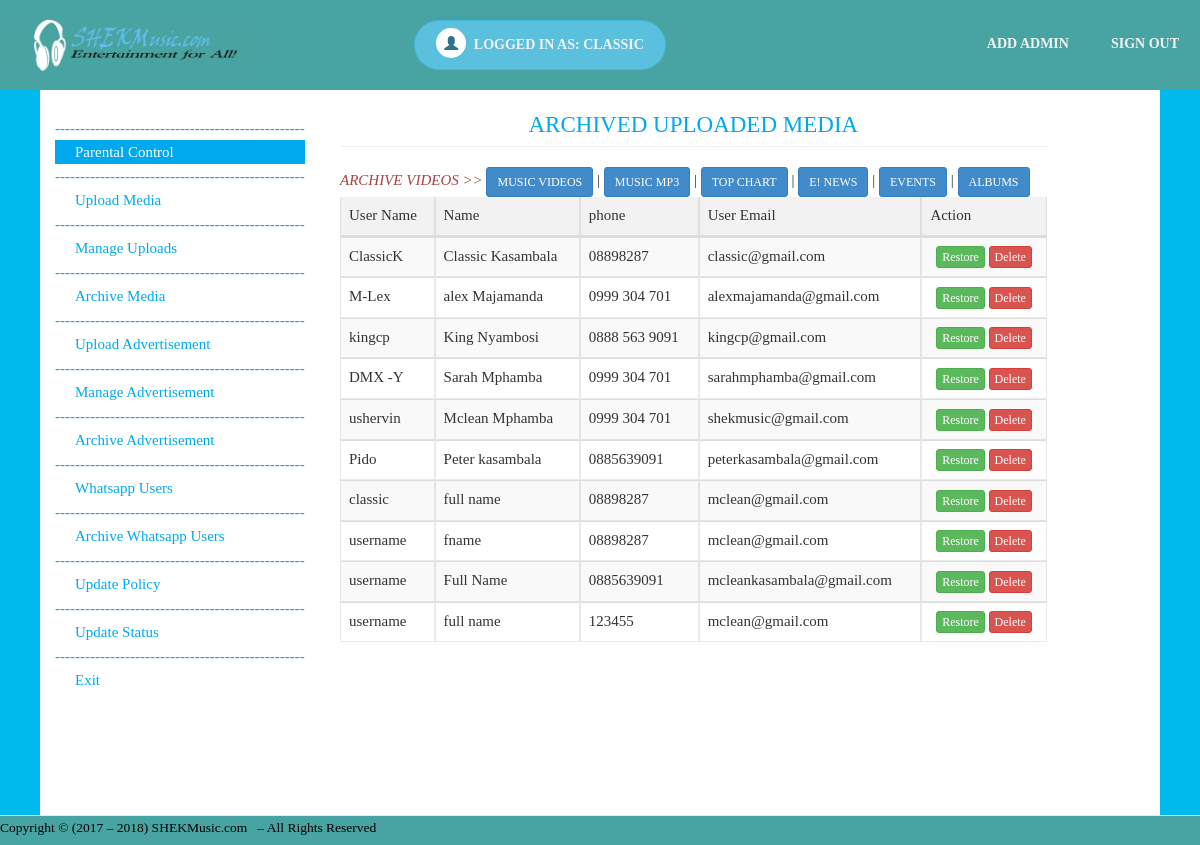
The app's page /administrator/archive-video.php (signed in) with its own data.
### tables this page shows
CREATE TABLE `users` (
  `id` int(11) NOT NULL,
  `username` varchar(225) NOT NULL,
  `full_name` varchar(255) NOT NULL,
  `phone` varchar(15) NOT NULL,
  `email` varchar(255) NOT NULL,
  `genre` varchar(255) NOT NULL,
  `password` varchar(32) NOT NULL,
  `sign_up_date` date NOT NULL,
  `activated` enum('0','1') NOT NULL
);

### administrator/archive-video.php (the view, shortened to what this page needs)
<?php
require_once('connections/functions.php');
require_once('connections/connect.php');
require_once('includes/header.php');
require_once('includes/mobile_mainnav.php');
require_once('includes/mainnav.php');
?> <br>
<?php
    include_once 'nav-sidebar.php';
?>
<div class="col-sm-8 col-xs-12 main" >
          <h2 class="page-header">
            ARCHIVED UPLOADED MEDIA
          </h2>
        <caption><i class='text-danger'>ARCHIVE VIDEOS >> </i><a href="archive-video.php" class="btn btn-primary btn-sm">MUSIC VIDEOS</a> | <a href="archive-audio.php" class="btn btn-primary btn-sm">MUSIC MP3</a> | <a href="archive-top-chart.php" class="btn btn-primary btn-sm">TOP CHART</a> | <a href="archive-news.php" class="btn btn-primary btn-sm">E! NEWS</a> | <a href="archive-events.php" class="btn btn-primary btn-sm">EVENTS</a> | <a href="archive-album.php" class="btn btn-primary btn-sm">ALBUMS</a>  </caption>
<br>
<div class="table-responsive" style=" margin-bottom:23%;">
            <table class="table table-striped">
              <thead>
                <tr>
                  <th>User Name</th>
                  <th>Name</th>
				   <th>phone</th>
				   <th>User Email</th>
					<th>Action</th>
                </tr>
              </thead>
              <tbody>
                <?php
						$qry="SELECT * FROM users ORDER BY id DESC";
						$result=$db->query($qry);
						if($result->num_rows>0){
							while($row = mysqli_fetch_array($result)){
								$id=$row['id'];
								$iduserdel=$row['id'];
								$uname=$row['username'];
								$name=$row['full_name'];
								$phone=$row['phone'];
								$email=$row['email'];
echo <<< EOF
	<tr>
		<td>$uname</td>
		<td>$name</td>
<td>$phone</td>
<td>$email</td>
<td style=" text-align: center;"><a href="#"> <input type="button" onclick="updateuser($id)" class="btn btn-success btn-xs" value="Restore"/></a> <a href="#"> <input onclick="myFunction($iduserdel)" type="button" class="btn btn-danger btn-xs" value="Delete"/></a></td>
	</tr>
EOF;
              }
			}
?>
              </tbody>
            </table>
          </div>
</div>
<?php load_footer(); ?>

### administrator/includes/header.php (shortened to what this page needs)
<!DOCTYPE html>
<html lang='en'>
<head>
<link href="bower_components/bootstrap/dist/css/bootstrap.min.css" rel="stylesheet">
<link href="bower_components/font-awesome/css/font-awesome.min.css" rel="stylesheet" type="text/css">
<link rel="stylesheet"  href="css/frontend.min.css" type="text/css" media="all">
<link rel="stylesheet"  href="css/extend-lib.css" type="text/css" media="all">
<link rel="stylesheet"  href="css/tn-style.min.css" type="text/css" media="all">
<link href="css/mystyles.css" rel="stylesheet">
</head>
<body class="archive tn-body-class">

### administrator/includes/mobile_mainnav.php (shortened to what this page needs)
<div class="tn-main-page-wrap">

### administrator/includes/mainnav.php (shortened to what this page needs)
<div class="tn-main-container">
<header class="clearfix">
<div class="tn-container clearfix">
<nav id="mainnav" class='navbar navbar-inverse navbar-fixed-top' style='background-image: url(images/navbar_bg.png); border-radius: 0px; color: #fff; border:none;'>
<div class='container-fluid' style='width:100%; '>
    <div class="site-logo" role="banner">
        <a itemprop="url" href=".">
            <img data-no-retina="" src="images/mainlogon.jpg" alt="SHEKMUSIC.COM"></a>
        </div>
    <ul class='nav navbar-nav navbar-right' style='margin-top: 20px'>
        <div id="menu-main" class="menu-my-menu-container">
            <ul id="menu-my-menu" class="menu">
                <li class="menu-item menu-item-type-custom" style="margin-right:300px;">
              <a class="btn icon-btn btn-info" href="#">
                <span class="glyphicon btn-glyphicon glyphicon-user img-circle text-info"></span>
                 logged in as: <?php
  $userid = $_SESSION['user_id'];
  $query = "SELECT * FROM admin WHERE id=$userid";
  $check = $db->query($query) or die($query);
  while ($row = mysqli_fetch_assoc($check)) {
    $username   = $row['username'];
  }
  echo $username;
?>
              </a>
                </li>
                <li class="menu-item menu-item-type-custom"><a href="add-admin.php">Add Admin</a></li>
                <li class="menu-item menu-item-type-post_type"><a href="logout.php">Sign out</a></li>
    </div>
</ul>
</div>
</nav>
</div>
</header>
<div class="row  container-fluid">
<div class="row main-content-wrap tn-section-content-wrap clearfix">

### administrator/nav-sidebar.php (shortened to what this page needs)
<div class="hidden-xs col-sm-3 sidebar-offcanvas" id="sidebar" role="navigation">
  <ul class="nav nav-sidebar">
    <br>
    <li class="active"><a href="index.php">Parental Control </a></li>
    <li><a href="upload_media.php">Upload Media</a></li>
    <li><a href="manage-uploads.php">Manage Uploads</a></li>
    <li><a href="archive-uploads.php">Archive Media</a></li>
    <li><a href="upload-adverts">Upload Advertisement</a></li>
    <li><a href="manage-adverts">Manage Advertisement</a></li>
    <li><a href="archive-adverts">Archive Advertisement</a></li>
    <li><a href="whatsapp-users.php">Whatsapp Users</a></li>
    <li><a href="whatsapp-users-archive.php">Archive Whatsapp Users</a></li>
    <li><a href="update-policy.php">Update Policy</a></li>
    <li><a href="update-status.php">Update Status</a></li>
    <li><a href="logout.php">Exit</a></li>
  </ul>
</div>

### administrator/connections/functions.php (shortened to what this page needs)
<?php
function load_footer(){
	$foot="
    <br>
<nav class='navbar navbar-default navbar-fixed-bottom' role='navigation' style='min-height: 30px; color: black; background-image: url(images/navbar_bg.png); margin-bottom: 0px; padding: 0px; border-radius: 0px;' clearfix>
    <div class='clearfix'></div>
        <div class='copyright pull-left'>
        	Copyright  &#169 (2017 – 2018) SHEKMusic.com  &nbsp; – All Rights Reserved
        </div>
</nav>
<a href='#' id='toTop' style='display: none;'>
	<span id='toTopHover'></span><i class='fa fa-long-arrow-up'></i></a>
</div>
</div>
    <script type='text/javascript' src='js/photon.min.js'></script>
    <script type='text/javascript' src='js/extend-lib.js'></script>
    <script type='text/javascript' src='js/retina.min.js'></script>
    <script type='text/javascript' src='js/tn-script.min.js'></script>
    <script type='text/javascript' src='js/module-ajax.js'></script>
    <div style='clear: both;'></div>
</body>
</html>";
	echo $foot;
}
?>

### administrator/css/mystyles.css (style rules this page uses)
.nav-sidebar { background-color: #ffffff; margin-right: -15px; margin-bottom: 20px; margin-left: -15px; margin-top: 20px; color: #00A9ED; }
.nav-sidebar > li > a { padding-right: 20px; padding-left: 20px; padding-bottom: 0px; padding-top: 0px; background: #fff; }
.nav-sidebar > .active > a { color: #fff; background-color: #00a9ed; }
.nav-sidebar > li + li:before { content: "--------------------------------------------------"; margin: 0px; padding: 0px; }
.main { padding: 20px; margin-top:20px; background-color: #fff; }
.main .page-header { margin-top: 0; color: #00A9ED; text-align: center; }
.btn-glyphicon { padding:8px; background:#ffffff; margin-right:4px; }
.icon-btn { padding: 1px 15px 3px 2px; border-radius:50px; }

### administrator/includes/header.php (style rules this page uses)
body { font-family:'Times New Roman', Times,serif;text-transform:none;font-size:15px; }
#menu-main > ul > li > a, .tn-sub-menu-wrap, .menu-nav-top, #main-mobile-menu, .module-ticker-wrap .block-title { font-family:'Times New Roman', Times,serif;font-weight:700;font-size:14px; }
.tn-main-container { max-width: 1120px; margin: 30px auto; }
.tn-main-container { margin: 0 auto !important; }
body { background-repeat:no-repeat;background-size:cover;background-attachment:fixed;background-position:center center;background-color: #00B9ED; }

### records on screen
users: username "ClassicK", full_name "Classic Kasambala", phone "08898287", email "classic@gmail.com"
users: username "M-Lex", full_name "alex Majamanda", phone "0999 304 701", email "alexmajamanda@gmail.com"
users: username "kingcp", full_name "King Nyambosi", phone "0888 563 9091", email "kingcp@gmail.com"
users: username "DMX -Y", full_name "Sarah Mphamba", phone "0999 304 701", email "sarahmphamba@gmail.com"
users: username "ushervin", full_name "Mclean Mphamba", phone "0999 304 701", email "shekmusic@gmail.com"
users: username "Pido", full_name "Peter kasambala", phone "0885639091", email "peterkasambala@gmail.com"
users: username "classic", full_name "full name", phone "08898287", email "mclean@gmail.com"
users: username "username", full_name "fname", phone "08898287", email "mclean@gmail.com"
users: username "username", full_name "Full Name", phone "0885639091", email "mcleankasambala@gmail.com"
users: username "username", full_name "full name", phone "123455", email "mclean@gmail.com"

### other values on screen
$username "CLASSIC"
